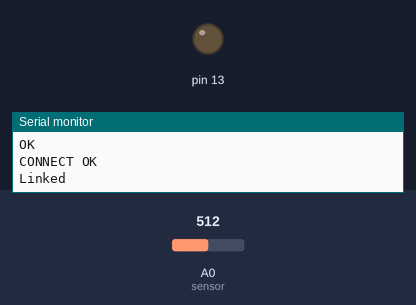
Simulated run of this sketch. Board: Arduino Uno, built with avr-gcc and run on an emulated ATmega328P. On the bench: output pins drawn as LEDs (lit = HIGH), the last lines printed to the serial monitor. Inputs (shaded band) come from the test bench; at power-on: A0 (sensor) = 512. The modem accepts every AT command (registered, SIM ready, sends succeed) and sends nothing else.

Above: at 10.2 s.
10.3 s: A0 (sensor) set to 614
22.4 s: A0 (sensor) set to 634
At 34.2 s:
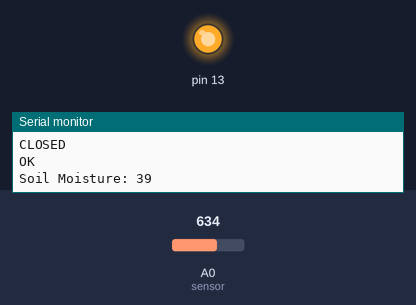
39.9 s: A0 (sensor) set to 511
At 45.7 s:
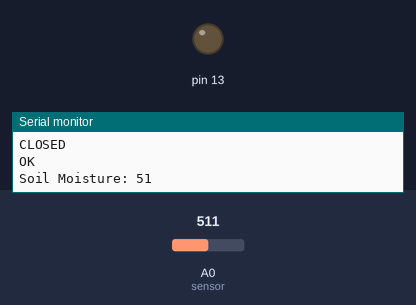
46.9 s: A0 (sensor) set to 716
At 58.4 s:
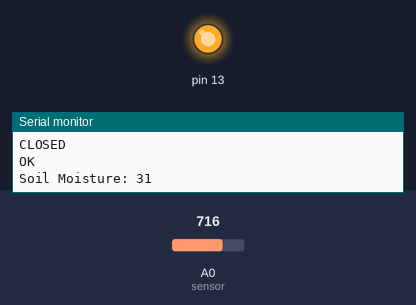
Timing chart, 0 to 59.9 s (numbered marks = the images above; inputs shaded):
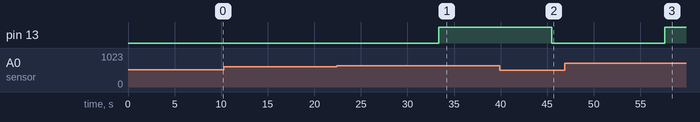

Measured:
- the behaviour switches between 624 and 625 on A0 (sensor) (found by bisection; images 0 and 1)
- after the input at 22.4 s, pin 13: LOW → HIGH after 10.9 s
- after the input at 39.9 s, pin 13: HIGH → LOW after 5.6 s
- after the input at 46.9 s, pin 13: LOW → HIGH after 10.7 s

The sketch:

soilsensor.ino
```cpp
#include <SoftwareSerial.h> //include the software serial library
int sensor; //variable to store sensor values
int data; //variable to stored mapped sensor values
int pump_status; //variable to store pump status values


SoftwareSerial esp8266(3, 4); //set the software serial pins RX pin = 3, TX pin = 4
//definition of variables
#define DEBUG true //show messages between ESP8266 and Arduino in serial port, when set to true
#define SSID "CHAITUMAVERICK 2130" //replace x with your wifi network name
#define pwd "796@8yW7" //replace x with your wifi network password


String sendAT(String command, const int timeout, boolean debug)
{
  String response = "";
  esp8266.print(command);
  long int time = millis();
  while ( (time + timeout) > millis())
  {
    while (esp8266.available())
    {
      char c = esp8266.read();
      response += c;
    }
  }
  if (debug)
  {
    Serial.print(response);
  }
  return response;
}
void updateTS(String T,String P){
  Serial.println("");
  sendAT("AT+CIPSTART=\"TCP\",\"api.thingspeak.com\",80\r\n", 1000, DEBUG);
  delay(2000);
  String cmdlen;
  String cmd="GET /update?key=EKR3P1JLD3AXZGNE&field1="+T+"&field2="+P+"\r\n"; // update the temprature and humidity values on thingspeak url,replace xxxxxxx with your write api key
   cmdlen = cmd.length();
  sendAT("AT+CIPSEND="+cmdlen+"\r\n", 2000, DEBUG);
   esp8266.print(cmd);
   Serial.println("");
   sendAT("AT+CIPCLOSE\r\n", 2000, DEBUG);
   Serial.println("");
   delay(2000);
   }
void setup()
{
  pinMode(A0,INPUT);
  pinMode(13,OUTPUT);
  Serial.begin(9600);// begin the serial communication with baud of 9600
  esp8266.begin(9600);// begin the software serial communication with baud rate 9600

  sendAT("AT+RST\r\n", 2000, DEBUG); // call sendAT function to send reset AT command
  sendAT("AT\r\n", 1000, DEBUG);
  sendAT("AT+CWMODE=1\r\n", 1000, DEBUG); //call sendAT function to set ESP8266 to station mode
  sendAT("AT+CWLAP",1000,DEBUG);
  sendAT("AT+CWJAP=\"SSID\",\"pwd\"", 2000, DEBUG); //AT command to connect wit the wifi network

  /*while(!esp8266.find("OK")) {
    Serial.println("waiting");//wait for connection
  } */
  sendAT("AT+CIFSR\r\n", 1000, DEBUG); //AT command to print IP address on serial monitor
  sendAT("AT+CIPMUX=0\r\n", 1000, DEBUG); //AT command to set ESP8266 to multiple connections


}


void loop(){
  // put your main code here, to run repeatedly:
  sensor=analogRead(A0); //read raw sensor data and store it in variable sensor
  data=map(sensor,0,1023,100,0); //map the raw sensor data and store the result in data variable
  String sensor_value=String(data); //convert interger to string data type
  Serial.print("Soil Moisture: "); //print soil moisture on serial monitor
  Serial.println(data); //print soil moisture value on serial monitor

  if(data<40){ //check if sensor value is less then 76
    digitalWrite(13,HIGH); //switch on the water pump
    pump_status=100; //update pump status variable value to 100
  }
  else{
    digitalWrite(13,LOW); //switch off the water pump
    pump_status=0; //update pump status variable value to 0
  }


  String pump = String(pump_status); //convert integer to string data type
  updateTS(sensor_value,pump); //call the function to update ThingSpeak channel
  delay(3000);
}
```
